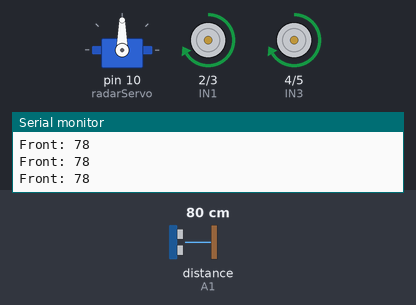
Simulated run of this sketch. Board: Arduino Uno, built with avr-gcc and run on an emulated ATmega328P. On the bench: servo, motor-driver pin pairs drawn as motors (green arrow = first pin HIGH = forward, orange = second pin HIGH = backward, longer = more drive, scaled by the enable pin), the last lines printed to the serial monitor. Wiring (inferred from the names in the program): ultrasonic range finder: trigger A0; echo A1. The test bench sets the inputs (shaded band); at power-on: distance to the obstacle (sensor on A1) 80 cm. The echo pulse lasts 58.3 µs per cm.

Above: at 2.2 s.
2.3 s: distance to the obstacle (sensor on A1) set to 23 cm
5.3 s: distance to the obstacle (sensor on A1) set to 20 cm
At 8.1 s:
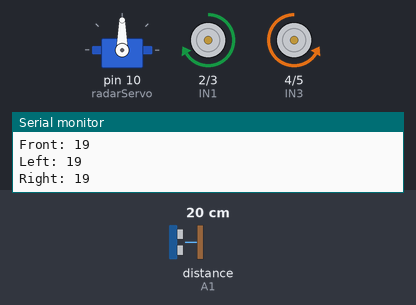
8.3 s: distance to the obstacle (sensor on A1) set to 35 cm
At 8.48 s:
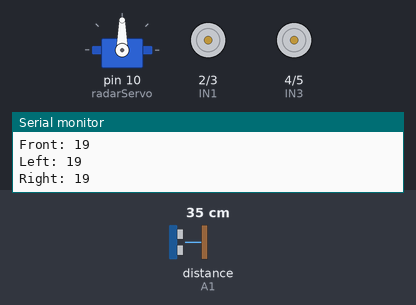
10.1 s: distance to the obstacle (sensor on A1) set to 2 cm
At 11.3 s:
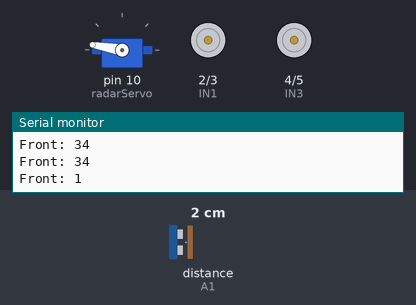
Timing chart, 0 to 14.1 s (numbered marks = the images above; inputs shaded):
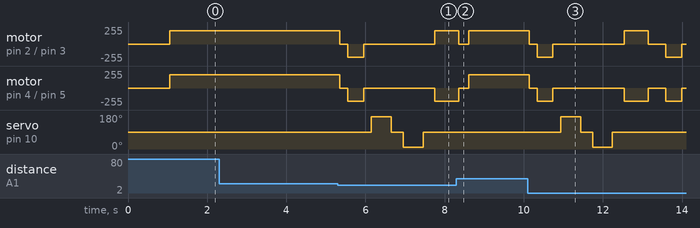

Measured:
- the behaviour switches between 22 and 21 cm on distance to the obstacle (sensor on A1) (found by bisection; images 0 and 1)
- after the input at 5.3 s, motor on pin 2 (IN1) / pin 3 (IN2): forward 200/255 → stopped after 0.05 s, → backward 200/255 0.20 s later, → stopped 0.40 s later, → forward 200/255 1.8 s later; motor on pin 4 (IN3) / pin 5 (IN4): forward 200/255 → stopped after 0.05 s, → backward 200/255 0.20 s later, → stopped 0.40 s later, → backward 200/255 1.8 s later
- after the input at 8.3 s, servo on pin 10 (radarServo): stays 90° (without the input it goes to 170° after 1.1 s)

The sketch:

solar_monitoring.ino
```cpp
#include <Servo.h>

// Motor A
#define ENA 6
#define IN1 2
#define IN2 3

// Motor B
#define ENB 11
#define IN3 4
#define IN4 5

// Ultrasonic
#define TRIG A0
#define ECHO A1

Servo radarServo;

int speedMotor = 200;

long readDistance() {
  digitalWrite(TRIG, LOW);
  delayMicroseconds(2);

  digitalWrite(TRIG, HIGH);
  delayMicroseconds(10);
  digitalWrite(TRIG, LOW);

  long duration = pulseIn(ECHO, HIGH, 30000);

  if (duration == 0)
    return 250;

  return duration * 0.034 / 2;
}

void forward() {
  analogWrite(ENA, speedMotor);
  analogWrite(ENB, speedMotor);

  digitalWrite(IN1, HIGH);
  digitalWrite(IN2, LOW);

  digitalWrite(IN3, HIGH);
  digitalWrite(IN4, LOW);
}

void backward() {
  analogWrite(ENA, speedMotor);
  analogWrite(ENB, speedMotor);

  digitalWrite(IN1, LOW);
  digitalWrite(IN2, HIGH);

  digitalWrite(IN3, LOW);
  digitalWrite(IN4, HIGH);
}

void left() {
  analogWrite(ENA, speedMotor);
  analogWrite(ENB, speedMotor);

  digitalWrite(IN1, LOW);
  digitalWrite(IN2, HIGH);

  digitalWrite(IN3, HIGH);
  digitalWrite(IN4, LOW);
}

void right() {
  analogWrite(ENA, speedMotor);
  analogWrite(ENB, speedMotor);

  digitalWrite(IN1, HIGH);
  digitalWrite(IN2, LOW);

  digitalWrite(IN3, LOW);
  digitalWrite(IN4, HIGH);
}

void stopRobot() {
  analogWrite(ENA, 0);
  analogWrite(ENB, 0);

  digitalWrite(IN1, LOW);
  digitalWrite(IN2, LOW);
  digitalWrite(IN3, LOW);
  digitalWrite(IN4, LOW);
}

int lookLeft() {
  radarServo.write(170);
  delay(500);
  return readDistance();
}

int lookRight() {
  radarServo.write(9);
  delay(500);
  return readDistance();
}

void setup() {
  Serial.begin(9600);

  pinMode(TRIG, OUTPUT);
  pinMode(ECHO, INPUT);

  pinMode(ENA, OUTPUT);
  pinMode(ENB, OUTPUT);

  pinMode(IN1, OUTPUT);
  pinMode(IN2, OUTPUT);
  pinMode(IN3, OUTPUT);
  pinMode(IN4, OUTPUT);

  radarServo.attach(10);
  radarServo.write(90);

  delay(1000);
}

void loop() {

  radarServo.write(90);
  delay(50);

  int front = readDistance();

  Serial.print("Front: ");
  Serial.println(front);

  if (front > 20) {

    forward();

  } else {

    stopRobot();
    delay(200);

    backward();
    delay(400);

    stopRobot();
    delay(200);

    int leftDist = lookLeft();

    radarServo.write(90);
    delay(300);

    int rightDist = lookRight();

    radarServo.write(90);
    delay(300);

    Serial.print("Left: ");
    Serial.println(leftDist);

    Serial.print("Right: ");
    Serial.println(rightDist);

    if (leftDist > rightDist) {
      left();
      delay(600);
    } else {
      right();
      delay(600);
    }

    stopRobot();
    delay(200);
  }
}
```
